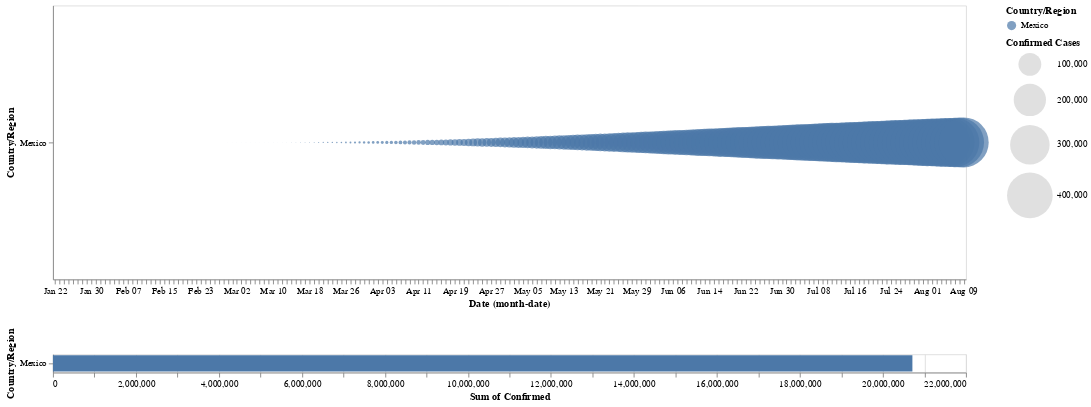

The cell this chart's notebook holds for it:
### Markdown cell above
### Confirmed cases time series in Mexico

### Code cell
circle & bars

### Figure 1 — Vega-Lite specification as saved in the notebook (floating-point values rounded to 4 significant figures; data arrays with more than 128 entries replaced by an {"elided": "..."} marker saying what was removed)
{"config": {"view": {"continuousWidth": 400, "continuousHeight": 300}}, "vconcat": [{"mark": "circle", "encoding": {"color": {"condition": {"type": "nominal", "field": "Country/Region", "selection": "selector001"}, "value": "lightgray"}, "size": {"type": "quantitative", "field": "Confirmed", "legend": {"title": "Confirmed Cases"}, "scale": {"range": [0, 3000]}}, "x": {"type": "ordinal", "field": "Date", "timeUnit": "monthdate"}, "y": {"type": "nominal", "field": "Country/Region"}}, "height": 300, "selection": {"selector001": {"type": "interval"}}, "width": 1000}, {"mark": "bar", "encoding": {"color": {"type": "nominal", "field": "Country/Region"}, "x": {"type": "quantitative", "aggregate": "sum", "field": "Confirmed"}, "y": {"type": "nominal", "field": "Country/Region"}}, "transform": [{"filter": {"selection": "selector001"}}], "width": 1000}], "data": {"name": "data-bdc1aa39d805d29ab9a127cf7a9d77b8"}, "$schema": "https://vega.github.io/schema/vega-lite/v4.8.1.json", "datasets": {"data-bdc1aa39d805d29ab9a127cf7a9d77b8": {"elided": "201 records"}}}
